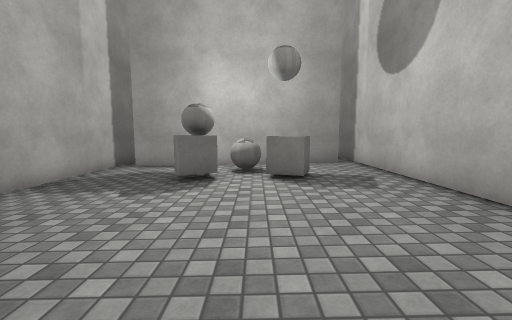
[1] (above)

12 first-person views from a walk through a 3-D level made in the Unity game engine. The camera is 1.2 m above the floor, tilts 6° down and sees 90° across. The floor is counted in squares, 1 m on a side. Each view is taken from the middle of a square. On the plan, view 1 faces up. The plan holds only what a view shows up to about 12 squares ahead; the rest is blank. Surface patterns are stand-ins for the level's own textures.

[2]
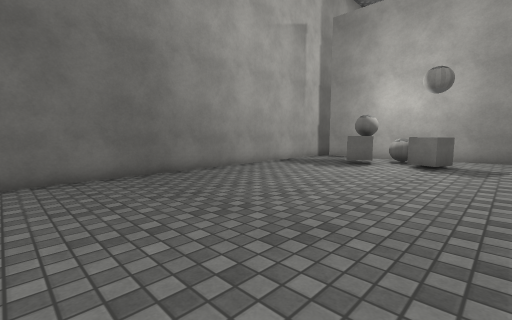

[3]
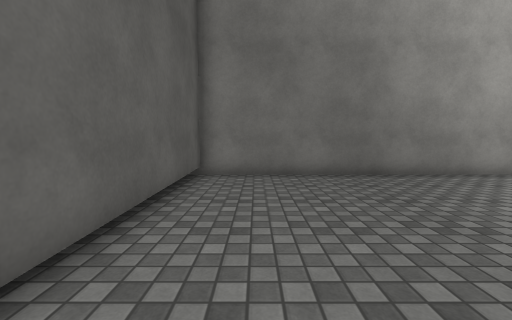

[4]
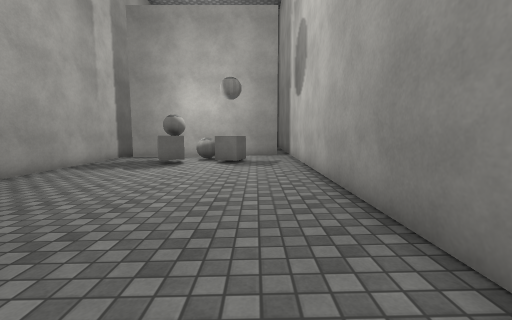

[5]
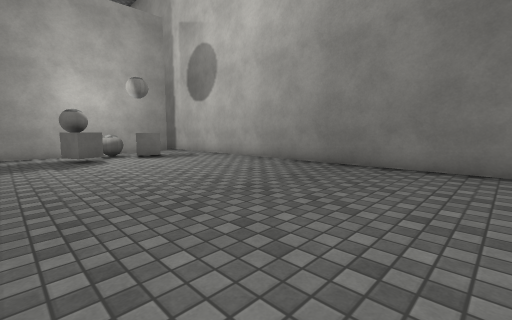

[6]
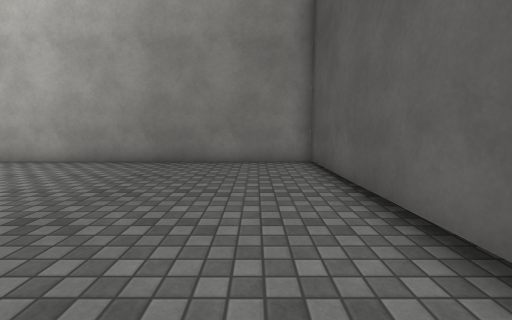

[7]
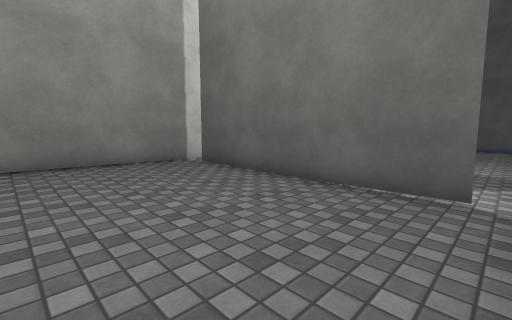

[8]
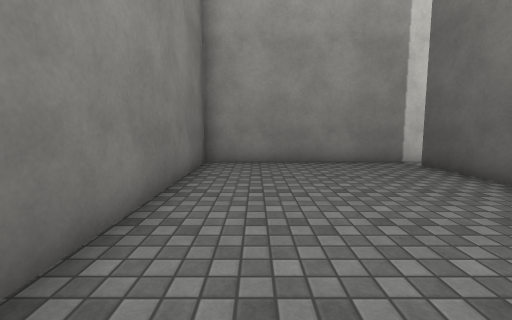

[9]
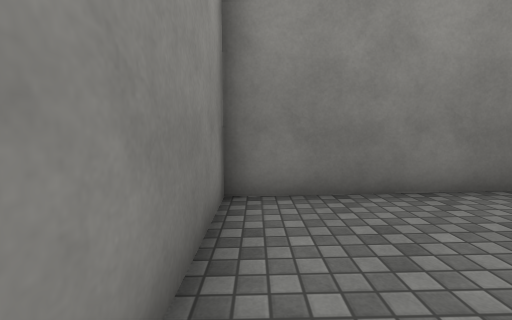

[10]
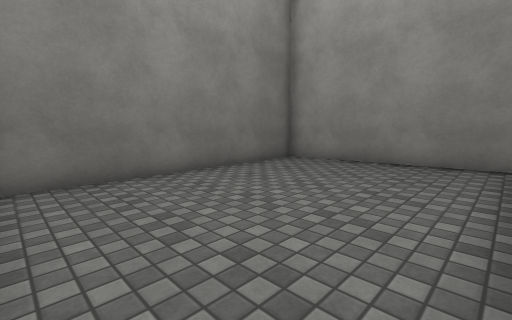

[11]
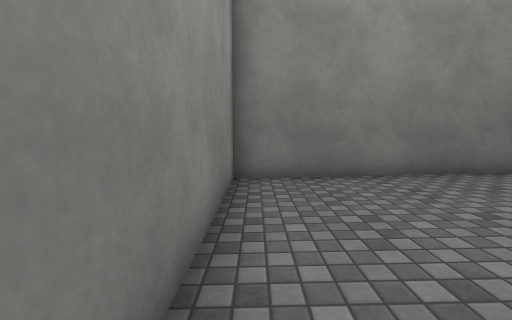

[12]
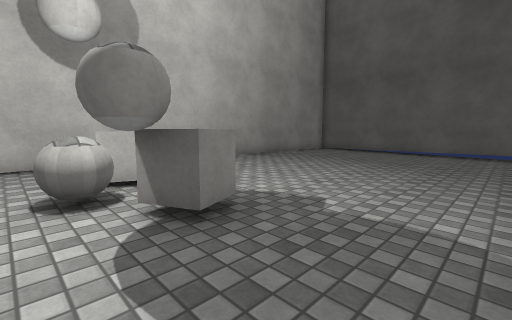

### Floor plan
Points are (right, up) in squares from view 1. A wall is a line through its corners. A room is listed if a view was taken in it or the views show most of it. See-through windows are left out.
Room 1 (views 1, 2, 3, 4, 5, 6, 12)
walls: (3.2, 9.7) (-4.6, 9.7); (-5.6, 9.6) (-5.6, -5.9) (3.8, -5.9) (3.8, 10.1)
ways out: opening at (-5, 10) to room 2
objects: other object (-2, 7) to (-1, 7); other object (-2, 8); other object (-1, 8) to (0, 8); other object (1, 7) to (1, 8)
Room 2 (views 7, 8, 9, 10, 11)
walls: (-4.6, 9.7) (3.1, 9.7); (3.8, 10.1) (3.8, 16.8) (-5.6, 16.8) (-5.6, 9.6)
ways out: opening at (-5, 10) to room 1

Positions as (right, up) in squares from view 1, and headings:
1: (0, 0), facing up
2: (3, -4), facing up-left
3: (3, -4), facing left
4: (2, -4), facing up
5: (-4, -5), facing up-right
6: (-5, -4), facing right
7: (-5, 15), facing down-right
8: (-5, 15), facing right
9: (-5, 12), facing up
10: (-5, 10), facing up-right
11: (-5, 10), facing up
12: (-5, 9), facing down-right
